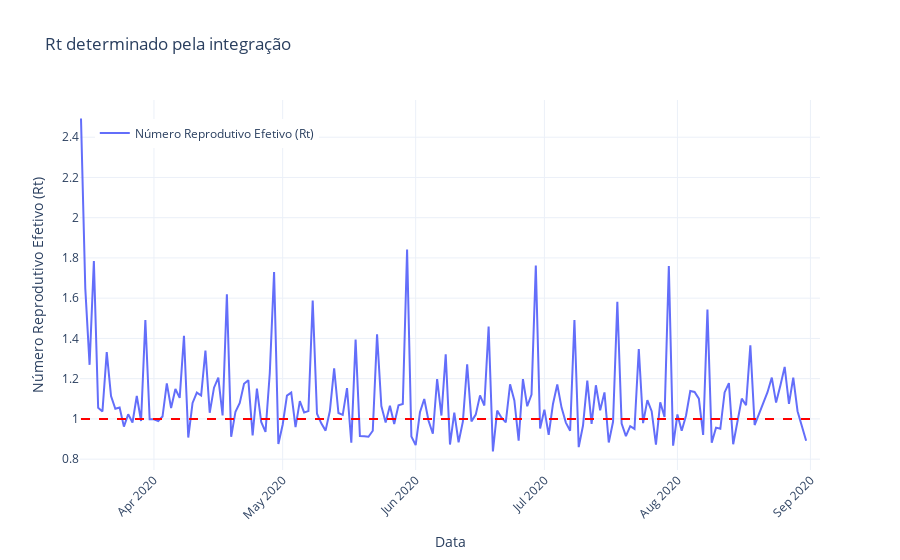

The cell this chart's notebook holds for it:
### Markdown cell above
<iframe src="https://g-rodrigues2.github.io/mod_mat_doencas_infecciosas/Atividade_1/Rt_coef_ang_cumulative.html" width="1000" height="600"></iframe>

### Code cell
# Criar o gráfico interativo de Rt
fig = go.Figure()

# Adicionar a linha de Rt
fig.add_trace(go.Scatter(x=data['Date'], y=Rt_real, mode='lines', name='Número Reprodutivo Efetivo (Rt)'))

# Adicionar a linha do limiar Rt=1
fig.add_shape(type='line', x0=data['Date'].iloc[0], y0=1, x1=data['Date'].iloc[-1], y1=1,
              line=dict(color='red', width=2, dash='dash'), name='Limiar (Rt=1)')

# Atualizar o layout do gráfico
fig.update_layout(title='Rt determinado pela integração',
                  xaxis_title='Data',
                  yaxis_title='Número Reprodutivo Efetivo (Rt)',
                  xaxis=dict(tickangle=-45),
                  showlegend=True,
                  legend=dict(x=0.02, y=0.95),
                  template='plotly_white')

# Salvar o gráfico em um arquivo HTML
pio.write_html(fig, 'Rt_real.html')

# Exibir o gráfico interativo
fig.show()

### Figure 1 — Plotly figure (JSON) as saved in the notebook; plotly's stock layout.template omitted (floating-point values rounded to 4 significant figures; data arrays with more than 128 entries replaced by an {"elided": "..."} marker saying what was removed)
{"data": [{"mode": "lines", "name": "Número Reprodutivo Efetivo (Rt)", "type": "scatter", "x": {"elided": "173 str values"}, "y": {"elided": "170 float values"}}], "layout": {"legend": {"x": 0.02, "y": 0.95}, "shapes": [{"line": {"color": "red", "dash": "dash", "width": 2}, "name": "Limiar (Rt=1)", "type": "line", "x0": "2020-03-15T00:00:00", "x1": "2020-09-03T00:00:00", "y0": 1, "y1": 1}], "showlegend": true, "title": {"text": "Rt determinado pela integração"}, "xaxis": {"tickangle": -45, "title": {"text": "Data"}}, "yaxis": {"title": {"text": "Número Reprodutivo Efetivo (Rt)"}}}}
